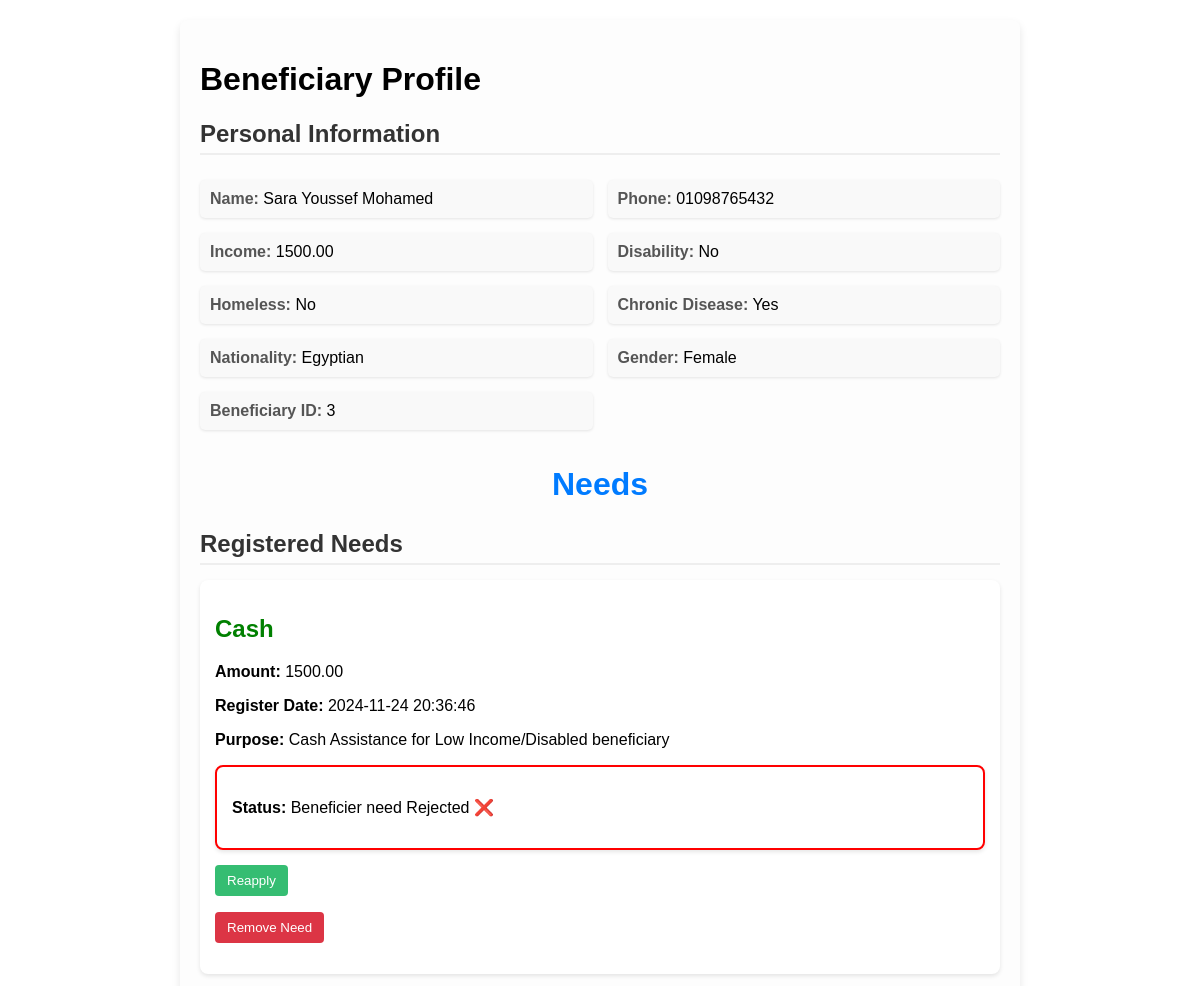
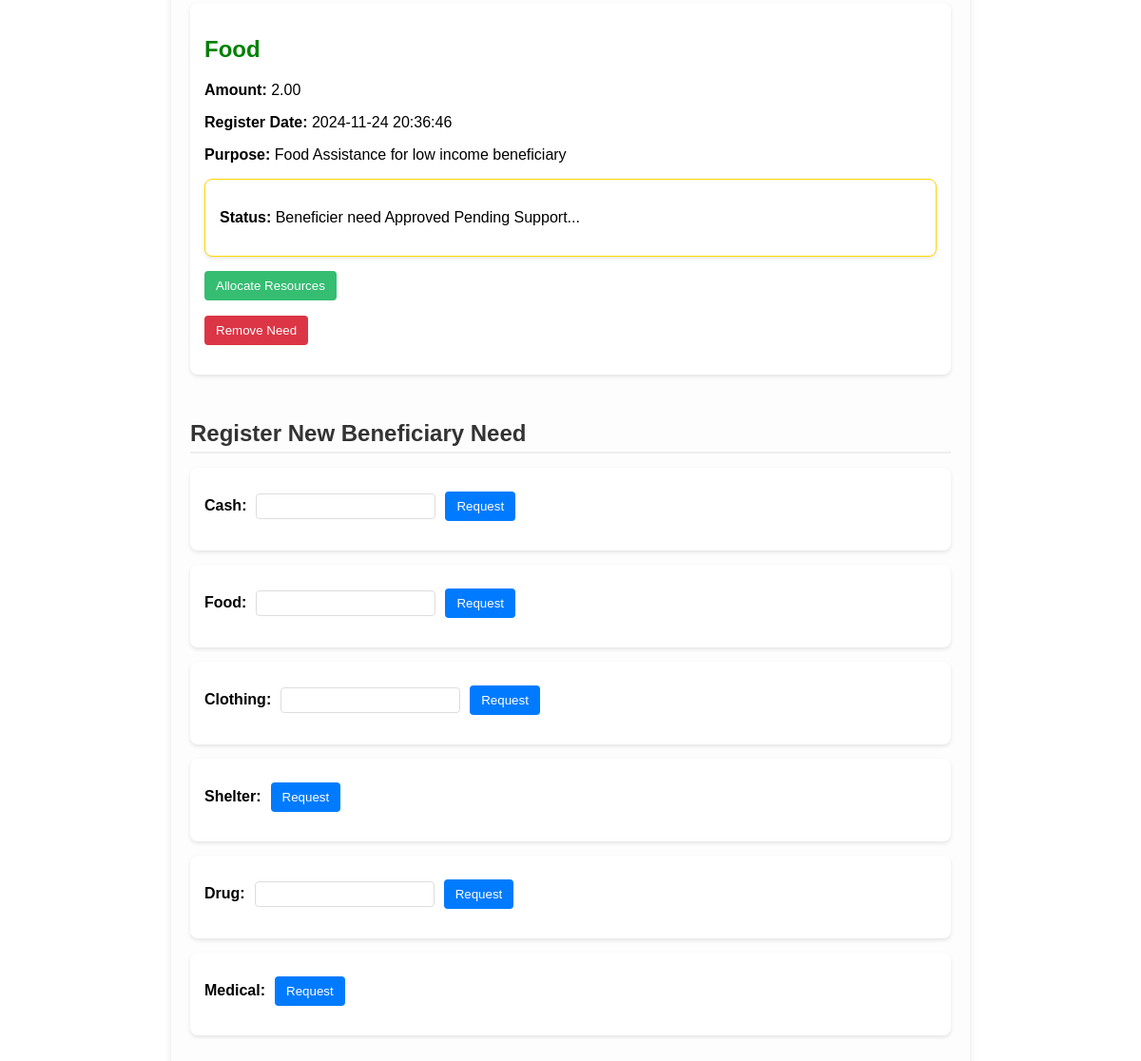
The app's page /BeneficiaryModule/index.php?action=view_beneficiary&id=3 with its own data (2 pictures, top to bottom).
### tables this page shows
CREATE TABLE IF NOT EXISTS Beneficiary (
    PersonID INT PRIMARY KEY,
    income DECIMAL(10, 2) NOT NULL,
    hasChronicDisease BOOLEAN DEFAULT FALSE,
    hasDisability BOOLEAN DEFAULT FALSE,
    isHomeless BOOLEAN DEFAULT FALSE,
    FOREIGN KEY (PersonID) REFERENCES Person(PersonID) ON DELETE CASCADE
);

CREATE TABLE IF NOT EXISTS Person (
                                      PersonID INT AUTO_INCREMENT PRIMARY KEY,
                                      FirstName VARCHAR(100) NOT NULL,
                                      LastName VARCHAR(100) NOT NULL,
                                      MiddleName VARCHAR(100),
                                      Nationality VARCHAR(100),
                                      Gender ENUM('Male', 'Female'),
                                      Phone VARCHAR(15) UNIQUE ,
                                      AddressID INT,
                                      FOREIGN KEY (AddressID) REFERENCES Address(AddressID) ON DELETE SET NULL
);

CREATE TABLE IF NOT EXISTS CashNeedHistory (
                    AllocationID INT AUTO_INCREMENT PRIMARY KEY,
                             BeneficiaryID INT,
                             Amount DECIMAL(10, 2) NOT NULL,
                             Allocated BOOLEAN DEFAULT FALSE,
                             Accepted BOOLEAN DEFAULT FALSE,
                             RegisterDate TIMESTAMP DEFAULT CURRENT_TIMESTAMP,
                             purpose VARCHAR(255) DEFAULT 'Cash Assistance for Low Income/Disabled beneficiary',
                             FOREIGN KEY (BeneficiaryID) REFERENCES Beneficiary(PersonID) ON DELETE CASCADE
);

CREATE TABLE IF NOT EXISTS FoodNeedHistory (
    AllocationID INT AUTO_INCREMENT PRIMARY KEY,
                            BeneficiaryID INT Not NULL,
                                Amount DECIMAL(10, 2) NOT NULL,
                                Allocated BOOLEAN DEFAULT FALSE,
                                Accepted BOOLEAN DEFAULT FALSE,
                                RegisterDate TIMESTAMP DEFAULT CURRENT_TIMESTAMP,
                                purpose VARCHAR(255) DEFAULT 'Food Assistance for low income beneficiary',
                                FOREIGN KEY (BeneficiaryID) REFERENCES Beneficiary(PersonID) ON DELETE CASCADE
);

### BeneficiaryModule/Views/Beneficiary_Profile_View.php (the view, shortened to what the rows shown need)
<?php
class Beneficiary_Profile_View
{
    public function showBeneficiary($beneficiary)
    {
        echo '<link rel="stylesheet" type="text/css" href="Views/styles/profile.css">';
        echo '<div class="profile-dashboard">';
        echo '<h1>Beneficiary Profile</h1>';
        echo '<div class="profile-section">';
        echo '<h2 class="section-heading">Personal Information</h2>';
        echo '<div class="profile-info-grid">';
        echo '<div class="info-item"><span class="label">Name:</span> ' . htmlspecialchars($beneficiary->getFirstName() . ' ' . $beneficiary->getMiddleName() . ' ' . $beneficiary->getLastName()) . '</div>';
        echo '<div class="info-item"><span class="label">Phone:</span> ' . htmlspecialchars($beneficiary->getPhone()) . '</div>';
        echo '<div class="info-item"><span class="label">Income:</span> ' . htmlspecialchars($beneficiary->getIncome()) . '</div>';
        echo '<div class="info-item"><span class="label">Disability:</span> ' . ($beneficiary->hasDisability() ? 'Yes' : 'No') . '</div>';
        echo '<div class="info-item"><span class="label">Homeless:</span> ' . ($beneficiary->isHomeless() ? 'Yes' : 'No') . '</div>';
        echo '<div class="info-item"><span class="label">Chronic Disease:</span> ' . ($beneficiary->hasChronicDisease() ? 'Yes' : 'No') . '</div>';
        echo '<div class="info-item"><span class="label">Nationality:</span> ' . htmlspecialchars($beneficiary->getNationality()) . '</div>';
        echo '<div class="info-item"><span class="label">Gender:</span> ' . htmlspecialchars($beneficiary->getGender()) . '</div>';
        echo '<div class="info-item"><span class="label">Beneficiary ID:</span> ' . htmlspecialchars($beneficiary->getPersonID()) . '</div>';
        echo '</div>';
        echo '</div>';
        echo '<div class="needs-section">';
        echo '<h2 class="centered-heading">Needs</h2>';
        $needsIterator = $beneficiary->getIterator();
        if ($needsIterator->hasNext()) {
            echo '<div class="registered-needs">';
            echo '<h3 class="section-heading">Registered Needs</h3>';
            while ($needsIterator->hasNext()) {
                $need = $needsIterator->next();
                echo '<div class="need-card">';
                $needType = strtolower((new ReflectionClass($need))->getShortName());
                $needType = preg_replace('/need$/i', '', $needType);
                echo '<h2 style="color: green;">' . htmlspecialchars(ucfirst($needType)) . '</h2>';
                echo '<p><strong>Amount:</strong> ' . htmlspecialchars($need->getAmount()) . '</p>';
                echo '<p><strong>Register Date:</strong> ' . htmlspecialchars($need->getRegisterDate()) . '</p>';
                echo '<p><strong>Purpose:</strong> ' . htmlspecialchars($need->getPurpose()) . '</p>';
                if (!$need->isAllocated()) {
                    if (!$need->isAccepted()) {
                        echo '<div class="need-card" style="border: 2px solid red;">';
                        echo '<p><strong>Status:</strong> Beneficier need Rejected ❌</p>';
                        echo '</div>';
                        echo '<form method="POST" action="index.php?action=register_need" class="action-form">';
                        echo '<button type="submit" class="btn-secondary">Reapply</button>';
                        echo '</form>';
                    } else {
                        echo '<div class="need-card" style="border: 1px solid gold;">';
                        echo '<p><strong>Status:</strong> Beneficier need Approved Pending Support... </p>';
                        echo '</div>';
                        echo '<form method="POST" action="index.php?action=allocate_resources" class="action-form">';
                        echo '<button type="submit" class="btn-secondary">Allocate Resources</button>';
                        echo '</form>';
                    }
                    echo '<form method="POST" action="index.php?action=remove_need" class="action-form">';
                    echo '<button type="submit" class="btn-danger">Remove Need</button>';
                    echo '</form>';
                }
                echo '</div>';
            }
            echo '</div>';
        } else {
            echo '<div class="need-card">';
            echo '<p>Beneficier has no needs registered</p>';
            echo '</div>';
        }
        echo '<div class="available-needs">';
        echo '<br>';
        echo '<h3 class="section-heading">Register New Beneficiary Need</h3>';
        $allNeeds = ['Cash', 'Food', 'Clothing', 'Shelter', 'Drug', 'Medical'];
        foreach ($allNeeds as $need) {
            echo '<div class="need-card">';
            echo '<form method="POST" action="index.php?action=register_need">';
            echo '<label><strong>' . htmlspecialchars($need) . ':</strong></label>';
            if ($need === 'Shelter' || $need === 'Medical') {
                echo '<button type="submit" class="btn-primary">Request</button>';
            } else {
                echo '<input type="number" name="amount" required>';
                echo '<button type="submit" class="btn-primary">Request</button>';
            }
            echo '</form>';
            echo '</div>';
        }
        echo '</div>';
        echo '</div>';
        echo '</div>';
    }
}

### records on screen
beneficiary: PersonID.LastName "Sara Youssef Mohamed", PersonID.Phone "01098765432", income "1500.00", PersonID.Nationality "Egyptian", PersonID.Gender "Female", PersonID "3"
cashneedhistory: needType "Cash", Amount "1500.00", RegisterDate "2024-11-24 20:36:46", purpose "Cash Assistance for Low Income/Disabled beneficiary"
foodneedhistory: needType "Food", Amount "2.00", RegisterDate "2024-11-24 20:36:46", purpose "Food Assistance for low income beneficiary"

### other values on screen
$need "Cash"
$need "Food"
$need "Clothing"
$need "Shelter"
$need "Drug"
$need "Medical"
